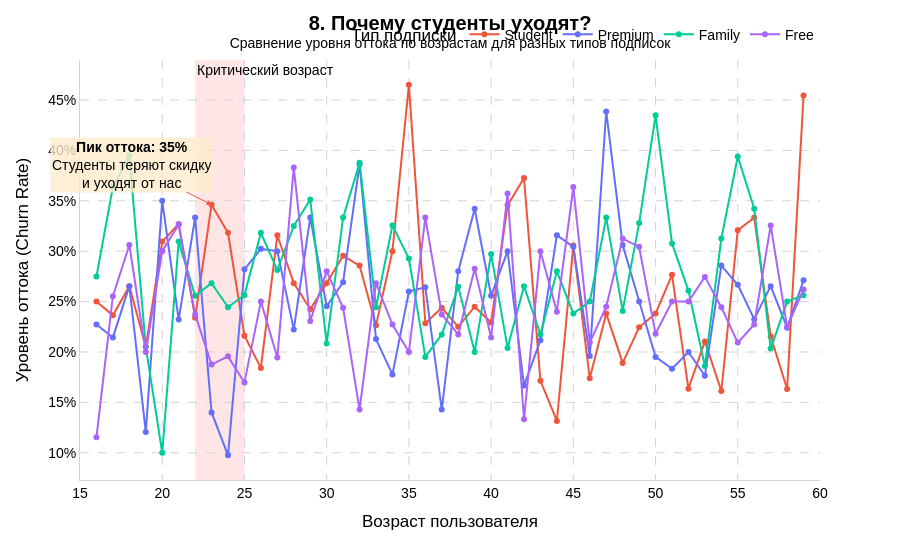

Here is the notebook cell this chart was saved with:
### Markdown cell above
### 8. Почему студенты уходят?

*   **Идея:** хочу посмотреть, работает ли что студент оформил себе подписку по дешевле в прошлом, а когда вырос, то не бросил сервис и оформил полный пак. для этого посмотрю на отток в возрасте 22-25 лет, когда обычно заканчивают учебу. воспользуемся `age`, `subscription_type`, `is_churned`.
*   **Зачем?** если мы увидим резкий скачок оттока у `Student`-тарифа в 23 года, то это будет означать, что переход к взрослому `Premium` тарифу не работает. студенты просто уходят, потеряв скидку. это можно учитьвать при предложениях акций для таких пользователей.

### Code cell
# --- подготовка данных ---

# считаем churn rate для каждой комбинации возраста и типа подписки
churn_by_age_sub = df.groupby(['age', 'subscription_type'])['is_churned'].mean().reset_index()

# считаем кол-во юзеров в каждой группе, чтобы убрать статистически незначимые
user_counts = df.groupby(['age', 'subscription_type'])['user_id'].count().reset_index()
# объединяем две таблицы
churn_by_age_sub = pd.merge(churn_by_age_sub, user_counts, on=['age', 'subscription_type'])
churn_by_age_sub = churn_by_age_sub.rename(columns={'user_id': 'count'})


# --- график ---

# рисуем линейный график с помощью plotly express
fig = px.line(
    churn_by_age_sub,
    x='age', # ось x
    y='is_churned', # ось y
    color='subscription_type', # цвет линии зависит от типа подписки
    markers=True, # добавляем точки на линию
    category_orders={"subscription_type": ["Student", "Premium", "Family", "Free"]}, # задаем порядок в легенде
    color_discrete_map={ # задаем цвета вручную
        "Student": "#EF553B", # красный для акцента на проблеме
        "Premium": "#636EFA",
        "Family": "#00CC96",
        "Free": "#AB63FA"
    },
    labels={ # переименовываем подписи
        'age': 'Возраст пользователя',
        'is_churned': 'Уровень оттока (Churn Rate)',
        'subscription_type': 'Тип подписки'
    }
)


# --- украшаем ---

# добавляем красный прямоугольник, чтобы выделить "критическую зону" 22-25 лет
fig.add_vrect(
    x0="22", 
    x1="25",
    fillcolor="red", 
    opacity=0.1, # прозрачность
    layer="below", # фон под линиями
    line_width=0,
    annotation_text="Критический возраст",
    annotation_position="top left"
)

# добавляем аннотацию со стрелкой, которая указывает на пик
# сначала находим точную точку пика, чтобы стрелка не врала
peak_data = churn_by_age_sub[(churn_by_age_sub['subscription_type'] == 'Student') & (churn_by_age_sub['age'].between(22, 25))]
if not peak_data.empty:
    peak_point = peak_data.loc[peak_data['is_churned'].idxmax()]
    fig.add_annotation(
        x=peak_point['age'], 
        y=peak_point['is_churned'],
        text=f"<b>Пик оттока: {peak_point['is_churned']:.0%}</b><br>Студенты теряют скидку<br>и уходят от нас",
        showarrow=True, 
        arrowhead=2, 
        arrowcolor="#EF553B", 
        ax=-80, 
        ay=-40,
        font=dict(color="black"), 
        bgcolor="rgba(255, 235, 205, 0.8)"
    )

# настраиваем общий вид графика
fig.update_layout(
    title_text='<b>8. Почему студенты уходят?</b><br><sup>Сравнение уровня оттока по возрастам для разных типов подписок</sup>',
    title_x=0.5, # заголовок по центру
    plot_bgcolor='white',
    paper_bgcolor='white',
    font=dict(family="Arial, sans-serif", size=14, color="black"),
    xaxis=dict(
        showline=True, linewidth=1, linecolor='lightgrey',
        showgrid=True, gridwidth=1, gridcolor='lightgrey',
        griddash='dash',
        range=[15, 60] # ограничиваем ось x, чтобы сфокусироваться на главном
    ),
    yaxis=dict(
        showline=True, linewidth=1, linecolor='lightgrey',
        showgrid=True, gridwidth=1, gridcolor='lightgrey',
        griddash='dash',
        tickformat='.0%' # формат оси y в процентах
    ),
    legend=dict(
        title='Тип подписки',
        orientation="h", # горизонтальная легенда
        yanchor="bottom",
        y=1.02, # положение над графиком
        xanchor="right",
        x=1
    )
)

# отображаем
fig.show()

### Figure 1 — Plotly figure (JSON) as saved in the notebook; plotly's stock layout.template omitted (floating-point values rounded to 4 significant figures)
{"data": [{"hovertemplate": "Тип подписки=Student<br>Возраст пользователя=%{x}<br>Уровень оттока (Churn Rate)=%{y}<extra></extra>", "legendgroup": "Student", "line": {"color": "#EF553B", "dash": "solid"}, "marker": {"symbol": "circle"}, "mode": "lines+markers", "name": "Student", "orientation": "v", "showlegend": true, "type": "scatter", "x": [16, 17, 18, 19, 20, 21, 22, 23, 24, 25, 26, 27, 28, 29, 30, 31, 32, 33, 34, 35, 36, 37, 38, 39, 40, 41, 42, 43, 44, 45, 46, 47, 48, 49, 50, 51, 52, 53, 54, 55, 56, 57, 58, 59], "xaxis": "x", "y": [0.25, 0.2364, 0.2653, 0.2051, 0.3095, 0.3269, 0.234, 0.3462, 0.3182, 0.2162, 0.1842, 0.3158, 0.2683, 0.2424, 0.2683, 0.2955, 0.2857, 0.2264, 0.3, 0.4651, 0.2286, 0.2439, 0.225, 0.2449, 0.2292, 0.3455, 0.3725, 0.1714, 0.1316, 0.3056, 0.1739, 0.2381, 0.1892, 0.2245, 0.2381, 0.2766, 0.1636, 0.2105, 0.1613, 0.3208, 0.3333, 0.2157, 0.1633, 0.4545], "yaxis": "y"}, {"hovertemplate": "Тип подписки=Premium<br>Возраст пользователя=%{x}<br>Уровень оттока (Churn Rate)=%{y}<extra></extra>", "legendgroup": "Premium", "line": {"color": "#636EFA", "dash": "solid"}, "marker": {"symbol": "circle"}, "mode": "lines+markers", "name": "Premium", "orientation": "v", "showlegend": true, "type": "scatter", "x": [16, 17, 18, 19, 20, 21, 22, 23, 24, 25, 26, 27, 28, 29, 30, 31, 32, 33, 34, 35, 36, 37, 38, 39, 40, 41, 42, 43, 44, 45, 46, 47, 48, 49, 50, 51, 52, 53, 54, 55, 56, 57, 58, 59], "xaxis": "x", "y": [0.2273, 0.2143, 0.2653, 0.1207, 0.35, 0.2321, 0.3333, 0.14, 0.09756, 0.2821, 0.3023, 0.3, 0.2222, 0.3333, 0.2453, 0.2692, 0.3864, 0.2128, 0.1778, 0.26, 0.2642, 0.1429, 0.28, 0.3421, 0.2558, 0.3, 0.1667, 0.2115, 0.3158, 0.3043, 0.1961, 0.4386, 0.3061, 0.25, 0.1951, 0.1833, 0.2, 0.1765, 0.2857, 0.2667, 0.2326, 0.2653, 0.2241, 0.2712], "yaxis": "y"}, {"hovertemplate": "Тип подписки=Family<br>Возраст пользователя=%{x}<br>Уровень оттока (Churn Rate)=%{y}<extra></extra>", "legendgroup": "Family", "line": {"color": "#00CC96", "dash": "solid"}, "marker": {"symbol": "circle"}, "mode": "lines+markers", "name": "Family", "orientation": "v", "showlegend": true, "type": "scatter", "x": [16, 17, 18, 19, 20, 21, 22, 23, 24, 25, 26, 27, 28, 29, 30, 31, 32, 33, 34, 35, 36, 37, 38, 39, 40, 41, 42, 43, 44, 45, 46, 47, 48, 49, 50, 51, 52, 53, 54, 55, 56, 57, 58, 59], "xaxis": "x", "y": [0.275, 0.3636, 0.3947, 0.2051, 0.1, 0.3095, 0.2558, 0.2683, 0.2444, 0.2564, 0.3182, 0.2812, 0.325, 0.3514, 0.2083, 0.3333, 0.3878, 0.2444, 0.3256, 0.2927, 0.1951, 0.2174, 0.2647, 0.2, 0.2973, 0.2041, 0.2653, 0.2174, 0.28, 0.2381, 0.25, 0.3333, 0.2407, 0.3279, 0.4348, 0.3077, 0.2609, 0.186, 0.3125, 0.3939, 0.3421, 0.2034, 0.25, 0.2564], "yaxis": "y"}, {"hovertemplate": "Тип подписки=Free<br>Возраст пользователя=%{x}<br>Уровень оттока (Churn Rate)=%{y}<extra></extra>", "legendgroup": "Free", "line": {"color": "#AB63FA", "dash": "solid"}, "marker": {"symbol": "circle"}, "mode": "lines+markers", "name": "Free", "orientation": "v", "showlegend": true, "type": "scatter", "x": [16, 17, 18, 19, 20, 21, 22, 23, 24, 25, 26, 27, 28, 29, 30, 31, 32, 33, 34, 35, 36, 37, 38, 39, 40, 41, 42, 43, 44, 45, 46, 47, 48, 49, 50, 51, 52, 53, 54, 55, 56, 57, 58, 59], "xaxis": "x", "y": [0.1154, 0.2553, 0.3061, 0.2, 0.3, 0.3265, 0.2373, 0.1875, 0.1957, 0.1698, 0.25, 0.1944, 0.383, 0.2308, 0.28, 0.2439, 0.1429, 0.2683, 0.2273, 0.2, 0.3333, 0.2373, 0.2174, 0.2826, 0.2143, 0.3571, 0.1333, 0.3, 0.24, 0.3636, 0.2093, 0.2449, 0.3125, 0.3043, 0.2182, 0.25, 0.25, 0.2745, 0.2444, 0.2093, 0.2273, 0.3256, 0.225, 0.2619], "yaxis": "y"}], "layout": {"annotations": [{"showarrow": false, "text": "Критический возраст", "x": "22", "xanchor": "left", "xref": "x", "y": 1, "yanchor": "top", "yref": "y domain"}, {"arrowcolor": "#EF553B", "arrowhead": 2, "ax": -80, "ay": -40, "bgcolor": "rgba(255, 235, 205, 0.8)", "font": {"color": "black"}, "showarrow": true, "text": "<b>Пик оттока: 35%</b><br>Студенты теряют скидку<br>и уходят от нас", "x": 23, "y": 0.3462}], "font": {"color": "black", "family": "Arial, sans-serif", "size": 14}, "legend": {"orientation": "h", "title": {"text": "Тип подписки"}, "tracegroupgap": 0, "x": 1, "xanchor": "right", "y": 1.02, "yanchor": "bottom"}, "margin": {"t": 60}, "paper_bgcolor": "white", "plot_bgcolor": "white", "shapes": [{"fillcolor": "red", "layer": "below", "line": {"width": 0}, "opacity": 0.1, "type": "rect", "x0": "22", "x1": "25", "xref": "x", "y0": 0, "y1": 1, "yref": "y domain"}], "title": {"text": "<b>8. Почему студенты уходят?</b><br><sup>Сравнение уровня оттока по возрастам для разных типов подписок</sup>", "x": 0.5}, "xaxis": {"anchor": "y", "domain": [0, 1], "gridcolor": "lightgrey", "griddash": "dash", "gridwidth": 1, "linecolor": "lightgrey", "linewidth": 1, "range": [15, 60], "showgrid": true, "showline": true, "title": {"text": "Возраст пользователя"}}, "yaxis": {"anchor": "x", "domain": [0, 1], "gridcolor": "lightgrey", "griddash": "dash", "gridwidth": 1, "linecolor": "lightgrey", "linewidth": 1, "showgrid": true, "showline": true, "tickformat": ".0%", "title": {"text": "Уровень оттока (Churn Rate)"}}}}
